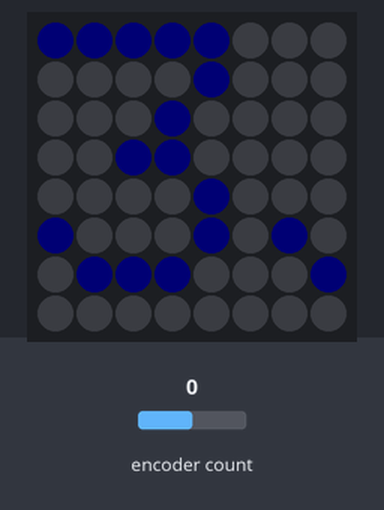
Bench run of a sketch on a simulated Arduino Uno, built with avr-gcc and run on an emulated ATmega328P. On the bench: 8×8 RGB LED matrix (first LED top left, wired row by row). The inputs (shaded band) are chosen by the test bench; at power-on: encoder count 0. Dim RGB values are drawn brighter than linear.

Above: at 1.2 s.
1.3 s: encoder count set to 1
At 2.0 s:
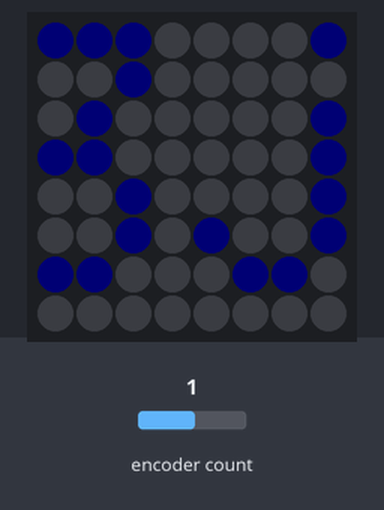
2.8 s: encoder count set to 2
At 4.0 s:
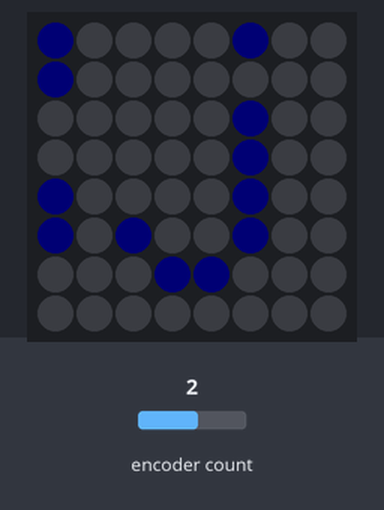
4.3 s: encoder count set to 3
At 5.3 s:
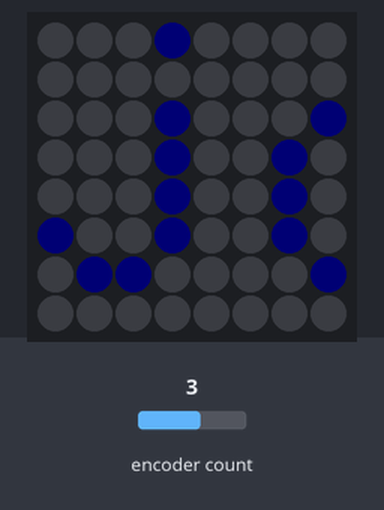
Timing chart, 0 to 7.3 s (numbered marks = the images above; inputs shaded):
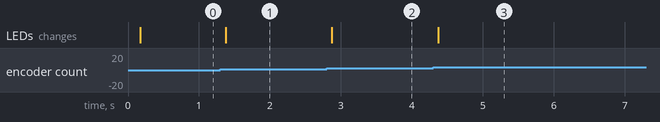

Measured:
- after the input at 1.3 s, the LEDs: change after 0.08 s (image 1)
- after the input at 2.8 s, the LEDs: change after 0.07 s (image 2)
- after the input at 4.3 s, the LEDs: change after 0.07 s (image 3)

The sketch:

ExplodingGift.ino
```cpp
// Exploding gift timer

#include <Timer.h>
#include <Adafruit_GFX.h>
#include <Adafruit_NeoMatrix.h>
#include <Adafruit_NeoPixel.h>
#include <avr/power.h>
#include <SimpleRotary.h>

#define PIN 4
const long days2ms = 86400000;
const long hour2ms = 3600000;
const long min2ms  = 60000;
const long sec2ms  = 1000;
const double ms2days = 1.0/days2ms;
const double ms2hour = 1.0/hour2ms;
const double ms2min  = 1.0/min2ms;
const double ms2sec  = 1.0/sec2ms;

// MATRIX DECLARATION:
// Parameter 1 = width of NeoPixel matrix
// Parameter 2 = height of matrix
// Parameter 3 = pin number (most are valid)
// Parameter 4 = matrix layout flags, add together as needed:
//   NEO_MATRIX_TOP, NEO_MATRIX_BOTTOM, NEO_MATRIX_LEFT, NEO_MATRIX_RIGHT:
//     Position of the FIRST LED in the matrix; pick two, e.g.
//     NEO_MATRIX_TOP + NEO_MATRIX_LEFT for the top-left corner.
//   NEO_MATRIX_ROWS, NEO_MATRIX_COLUMNS: LEDs are arranged in horizontal
//     rows or in vertical columns, respectively; pick one or the other.
//   NEO_MATRIX_PROGRESSIVE, NEO_MATRIX_ZIGZAG: all rows/columns proceed
//     in the same order, or alternate lines reverse direction; pick one.
//   See example below for these values in action.
// Parameter 5 = pixel type flags, add together as needed:
//   NEO_KHZ800  800 KHz bitstream (most NeoPixel products w/WS2812 LEDs)
//   NEO_KHZ400  400 KHz (classic 'v1' (not v2) FLORA pixels, WS2811 drivers)
//   NEO_GRB     Pixels are wired for GRB bitstream (most NeoPixel products)
//   NEO_RGB     Pixels are wired for RGB bitstream (v1 FLORA pixels, not v2)


// Example for NeoPixel Shield.  In this application we'd like to use it
// as a 5x8 tall matrix, with the USB port positioned at the top of the
// Arduino.  When held that way, the first pixel is at the top right, and
// lines are arranged in columns, progressive order.  The shield uses
// 800 KHz (v2) pixels that expect GRB color data.
Adafruit_NeoMatrix matrix = Adafruit_NeoMatrix(8, 8, PIN,
  NEO_MATRIX_TOP     + NEO_MATRIX_LEFT +
  NEO_MATRIX_ROWS    + NEO_MATRIX_PROGRESSIVE,
  NEO_GRBW           + NEO_KHZ800);

int cursor_pos = 0;

// Declare timer object and global counter
Timer t;
const unsigned long frame_period_ms = 80;

SimpleRotary rotary(5, 6, 7);

const uint32_t image_data_up[] PROGMEM = {
  0xffeb3b, 0xffeb3b, 0xffeb3b, 0x00bcd4, 0x00bcd4, 0xffeb3b, 0xffeb3b, 0xffeb3b,
  0xffeb3b, 0xffeb3b, 0x00bcd4, 0x00bcd4, 0x00bcd4, 0x00bcd4, 0xffeb3b, 0xffeb3b,
  0xffeb3b, 0x00bcd4, 0x00bcd4, 0x00bcd4, 0x00bcd4, 0x00bcd4, 0x00bcd4, 0xffeb3b,
  0x00bcd4, 0x00bcd4, 0x00bcd4, 0x00bcd4, 0x00bcd4, 0x00bcd4, 0x00bcd4, 0x00bcd4,
  0xffeb3b, 0xffeb3b, 0xffeb3b, 0xffeb3b, 0xffeb3b, 0xffeb3b, 0xffeb3b, 0xffeb3b,
  0xffeb3b, 0xffeb3b, 0xffeb3b, 0xffeb3b, 0xffeb3b, 0xffeb3b, 0xffeb3b, 0xffeb3b,
  0xffeb3b, 0xffeb3b, 0xffeb3b, 0xffeb3b, 0xffeb3b, 0xffeb3b, 0xffeb3b, 0xffeb3b,
  0xffeb3b, 0xffeb3b, 0xffeb3b, 0xffeb3b, 0xffeb3b, 0xffeb3b, 0xffeb3b, 0xffeb3b
};

char message[100];  // max length you’ll need +1

const long t2tgt_ini_ms = 289800 * 1000;

void setup() {
  Serial.begin(115200);

  matrix.begin();
  matrix.setTextWrap(false);
  matrix.setBrightness(1);
  matrix.setTextColor(matrix.Color(0x08, 0x55, 0xFF));

  // Setup the display thread
  t.every(150, display_frame_event);
}

void loop() {
  // Update rotary encoder state
  byte rotation = rotary.rotate();

  // Update timed threads
  if(rotation == 1) {
    // Clockwise
    if(cursor_pos > -82) cursor_pos = cursor_pos - 2;
  }
  else if(rotation == 2) {
    // Counter clockwise
    if(cursor_pos < 1) cursor_pos = cursor_pos + 2;
  }
  t.update();
}

void display_frame_event() {
  long t_cur_ms = millis();
  long t2tgt_cur_ms = t2tgt_ini_ms - millis();

  long t2tgt_cur_days = t2tgt_cur_ms * ms2days;
  t2tgt_cur_ms = t2tgt_cur_ms - t2tgt_cur_days * days2ms;
  long t2tgt_cur_hour = t2tgt_cur_ms * ms2hour;
  t2tgt_cur_ms = t2tgt_cur_ms - t2tgt_cur_hour * hour2ms;
  long t2tgt_cur_min = t2tgt_cur_ms * ms2min;
  t2tgt_cur_ms = t2tgt_cur_ms - t2tgt_cur_min * min2ms;
  long t2tgt_cur_sec = t2tgt_cur_ms * ms2sec;

  sprintf(message, "%djours %02d:%02d:%02d",
          (int)t2tgt_cur_days,
          (int)t2tgt_cur_hour,
          (int)t2tgt_cur_min,
          (int)t2tgt_cur_sec);

  //Serial.print(message);
  matrix.fillScreen(0);
  matrix.setCursor(cursor_pos, 0);
  matrix.print(message);
  matrix.show();
}
```
